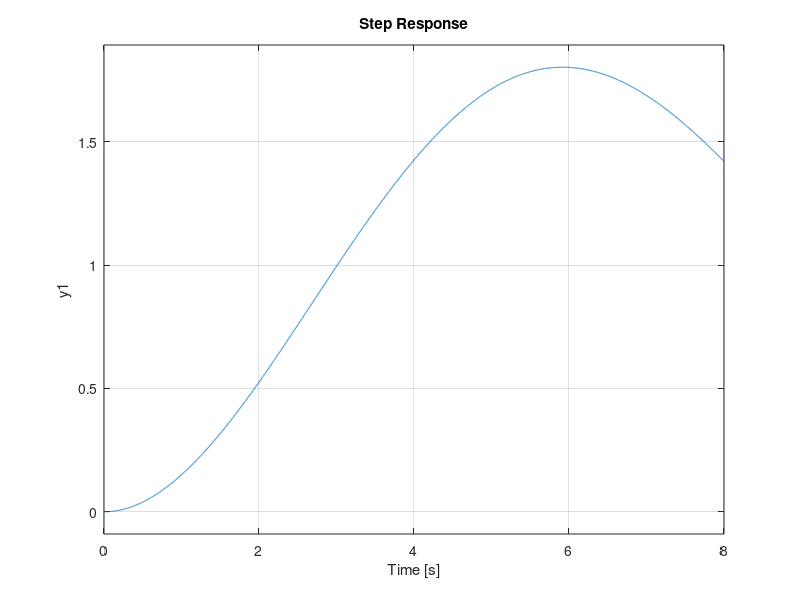

Write MATLAB code to recreate this figure.
%Sistema de suspension vehicular simplificado
clear
close all
clc

%parametros
b=4000;
k1=1000;
k2=2000;
m1=10;
m2=3000;

%h=tf(k1*[m2 b k2 0],[m1*m2 m1*b+m2*b m1*k2+m2*k2+m2*k1 b*k1 k1*k2]);
h=tf(k1*[b k2],[m1*m2 m1*b+m2*b m1*k2+m2*k2+m2*k1 b*k1 k1*k2]);
[p z]=pzmap(h)

step(h)